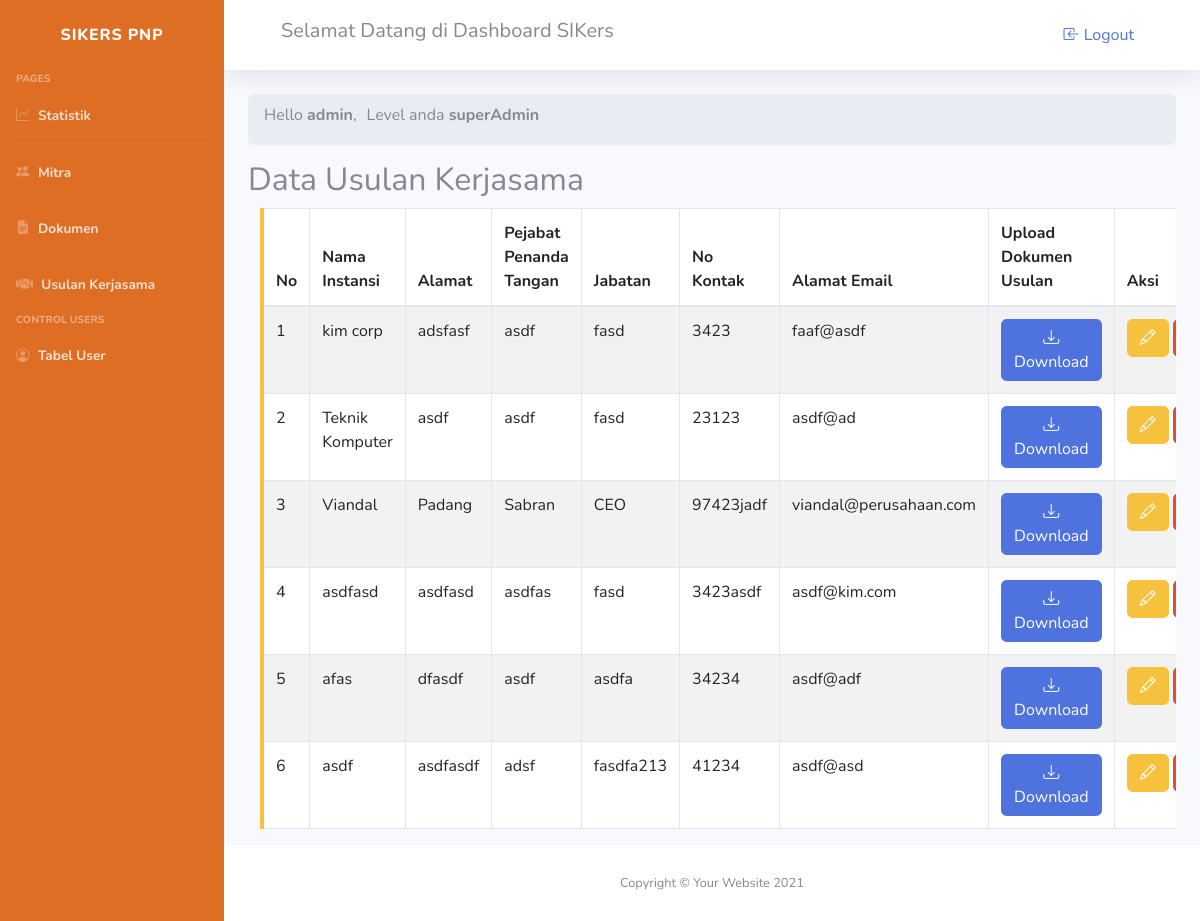
/dashboard.php?page=tabelUsulan (signed in), run on the app's committed database.
### tables this page shows
CREATE TABLE `tb_usulan` (
  `id_usulan` int NOT NULL,
  `nama_instansi` varchar(50) NOT NULL,
  `alamat` text NOT NULL,
  `nama_pejabat_penanda_tangan` varchar(50) NOT NULL,
  `nama_jabatan` varchar(50) NOT NULL,
  `no_kontak` varchar(12) NOT NULL,
  `alamat_email` varchar(30) NOT NULL,
  `upload_dokumen` varchar(50) NOT NULL
);

### superAdmin/usulan.php (the view, shortened to what this page needs)
<link rel="stylesheet" href="https://cdn.jsdelivr.net/npm/bootstrap-icons@1.11.3/font/bootstrap-icons.min.css">
<link href="https://cdn.jsdelivr.net/npm/bootstrap@5.3.0/dist/css/bootstrap.min.css" rel="stylesheet">
<link href="css/sb-admin-2.min.css" rel="stylesheet">
<body>
    <?php
        $aksi = isset($_GET["aksi"]) ? $_GET["aksi"] : 'list';
        switch ($aksi) :
            case 'list':
    ?>
    <h2>Data Usulan Kerjasama</h2>
    <div class="table-responsive col-12">
        <table id="tabel-usulan" class="table table-bordered table-striped border-left-warning">
            <thead>
                <tr>
                    <th>No</th>
                    <th>Nama Instansi</th>
                    <th>Alamat</th>
                    <th>Pejabat Penanda Tangan</th>
                    <th>Jabatan</th>
                    <th>No Kontak</th>
                    <th>Alamat Email</th>
                    <th>Upload Dokumen Usulan</th>
                    <th>Aksi</th>
                </tr>
            </thead>
            <tbody>
                <?php
            include ("../sikermaPNP/koneksi.php");
            $ambil = mysqli_query($koneksi,"SELECT * FROM tb_usulan");
            $no = 1;
            while($data_usulan = mysqli_fetch_array($ambil)) {
            ?>
                <tr>
                    <td><?= $no ?></td>
                    <td><?= $data_usulan['nama_instansi'] ?></td>
                    <td><?= $data_usulan['alamat'] ?></td>
                    <td><?= $data_usulan['nama_pejabat_penanda_tangan'] ?></td>
                    <td><?= $data_usulan['nama_jabatan'] ?></td>
                    <td><?= $data_usulan['no_kontak'] ?></td>
                    <td><?= $data_usulan['alamat_email'] ?></td>
                    <td>
                        <?php if (!empty($data_usulan['upload_dokumen'])) { ?>
                            <a href="<?= $data_usulan['upload_dokumen'] ?>" target="_blank" class="btn btn-primary">
                                <i class="bi bi-download"></i> Download
                            </a>
                        <?php } else { ?>
                            <span class="text-muted">No File</span>
                        <?php } ?>
                    </td>
                    <td class="text-nowrap">
                        <a href="?page=tabelUsulan&aksi=edit&id_edit=<?= $data_usulan['id_usulan'] ?>"
                            class="btn btn-warning"><i class="bi bi-pencil"></i></a>
                        <a href="/superAdmin/proses_usulan.php?proses=delete&id_hapus=<?= $data_usulan['id_usulan'] ?>"
                            class="btn btn-danger" onclick="return confirm('Yakin menghapus data?')"></a>
                    </td>
                </tr>
                <?php
            $no++;
        }
        ?>
            </tbody>
        </table>
    </div>
    <?php
        break;
            ?>
<?php
        endswitch;
    ?>

### data on the page
tb_usulan: nama_instansi "kim corp", alamat "adsfasf", nama_pejabat_penanda_tangan "asdf", nama_jabatan "fasd", no_kontak "3423", alamat_email "faaf@asdf"
tb_usulan: nama_instansi "Teknik Komputer", alamat "asdf", nama_pejabat_penanda_tangan "asdf", nama_jabatan "fasd", no_kontak "23123", alamat_email "asdf@ad"
tb_usulan: nama_instansi "Viandal", alamat "Padang", nama_pejabat_penanda_tangan "Sabran", nama_jabatan "CEO", no_kontak "97423jadf", alamat_email "viandal@perusahaan.com"
tb_usulan: nama_instansi "asdfasd", alamat "asdfasd", nama_pejabat_penanda_tangan "asdfas", nama_jabatan "fasd", no_kontak "3423asdf", alamat_email "asdf@kim.com"
tb_usulan: nama_instansi "afas", alamat "dfasdf", nama_pejabat_penanda_tangan "asdf", nama_jabatan "asdfa", no_kontak "34234", alamat_email "asdf@adf"
tb_usulan: nama_instansi "asdf", alamat "asdfasdf", nama_pejabat_penanda_tangan "adsf", nama_jabatan "fasdfa213", no_kontak "41234", alamat_email "asdf@asd"

### other printed values
$_SESSION['username'] "admin"
$_SESSION['level'] "superAdmin"
